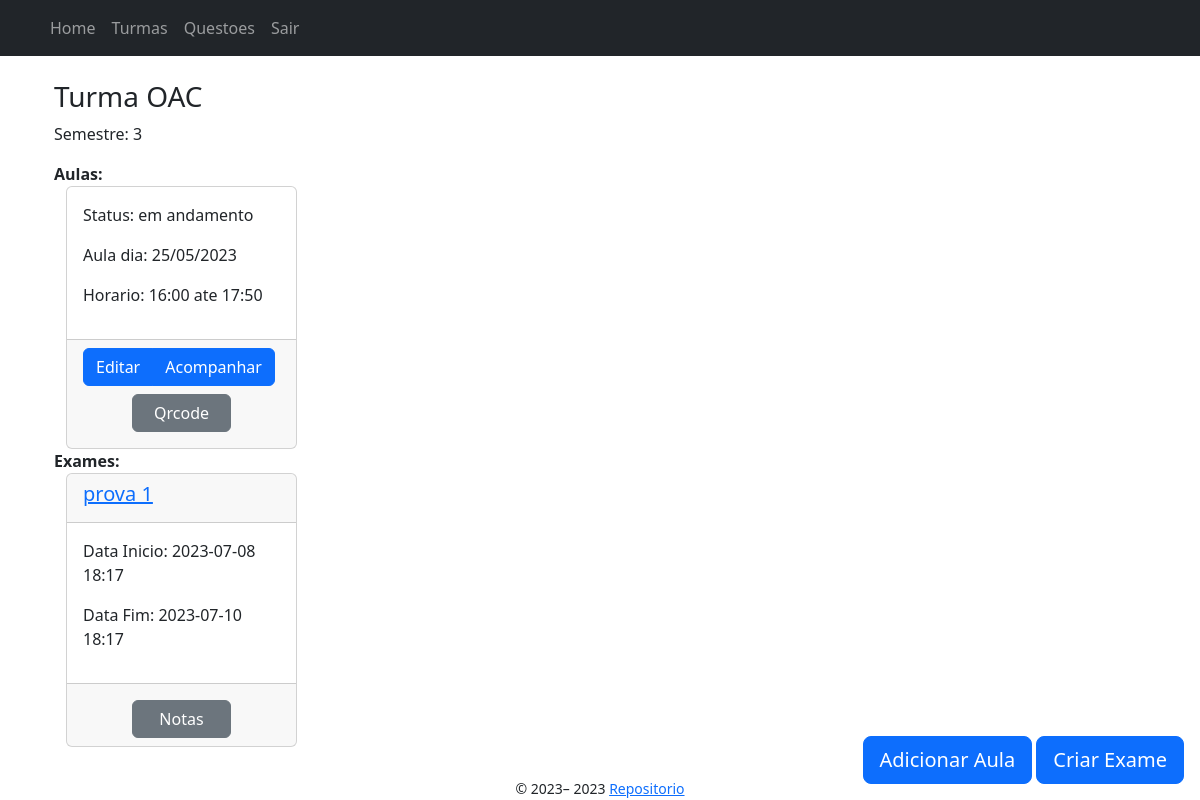
/turmas/1/show (signed in), run on an earlier commit of the app's database.
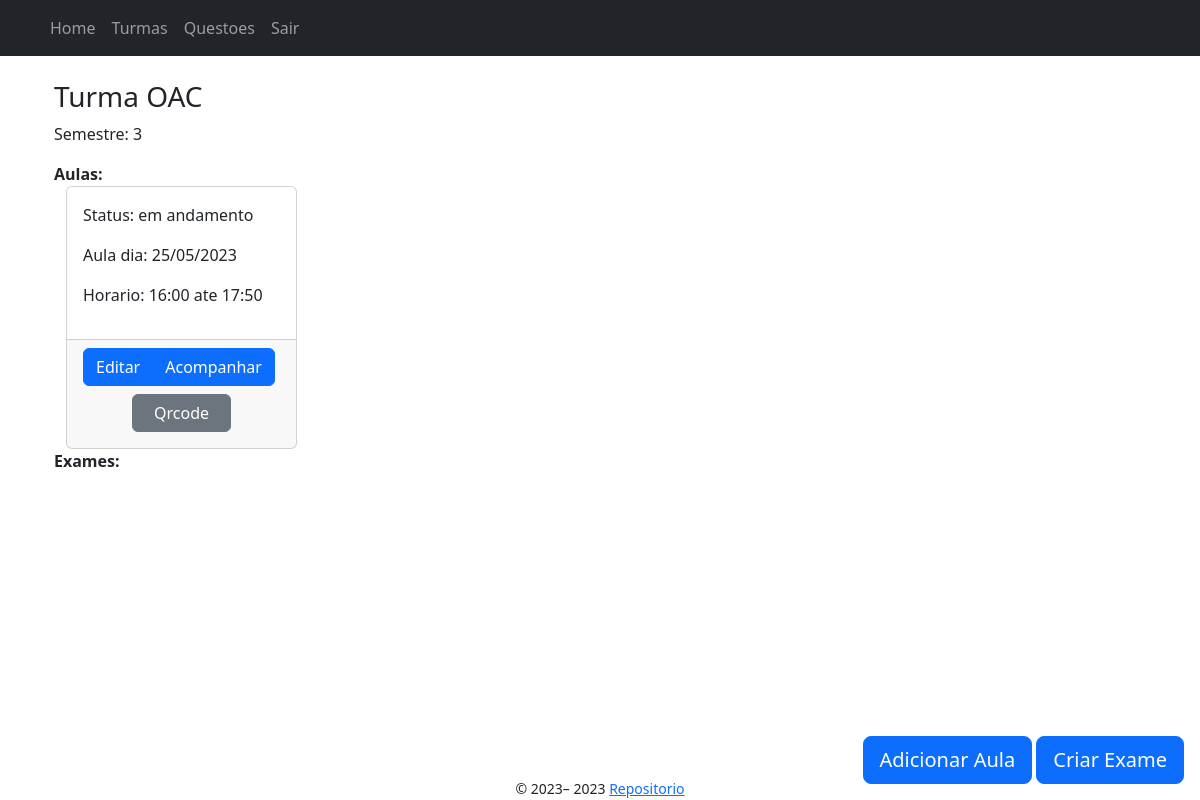
And on a later commit of the database.
### app/models/professor.py (models this page shows, shortened)
class Professor(Usuario):
    __tablename__ = "professor"
    id = db.Column(db.Integer, db.ForeignKey('usuario.id'), primary_key=True)
    turmas = db.relationship('Turma', backref='prof_turmas', lazy=True) #1 to N
    questoes = db.relationship('Questao', backref='prof_questoes', lazy=True) #1 to N
    exames = db.relationship('Exame', backref='prof_exames', lazy=True) #1 to N

### app/models/turma.py (models this page shows, shortened)
class Turma(db.Model):
    __tablename__ = "turma"
    id = db.Column(db.Integer, primary_key=True)
    nome = db.Column(db.String(100), nullable=False)
    horario_inicio = db.Column(db.Time, nullable=False)
    horario_fim = db.Column(db.Time, nullable=False)
    senha = db.Column(db.String(200), nullable=False)
    semestre = db.Column(db.Integer, nullable=False)
    professor_id = db.Column(db.Integer, db.ForeignKey(
        'professor.id'), nullable=False)
    aulas = db.relationship('Aula', backref=db.backref('turma_aulas', lazy=True)) #1 to N
    exames = db.relationship('Exame', backref='turma_exame', lazy=True) #1 to N

### app/models/aula.py (models this page shows, shortened)
class Aula(db.Model):
    __tablename__ = "aula"
    id = db.Column(db.Integer, primary_key=True)
    turma_id = db.Column(db.Integer, db.ForeignKey('turma.id'), nullable=False)
    data_aula = db.Column(db.Date, nullable=False)
    status = db.Column(
        Enum("agendado", "finalizado", "em andamento", "cancelado", name="StatusAula"), nullable=False)
    token = db.Column(db.String(100), nullable=False)
    presencas = db.relationship(
        'Presenca', backref='aula_presenca', lazy=True)  # 1 to N

### app/models/exame.py (models this page shows)
class Exame(db.Model):
    __tablename__ = "exame"
    id = db.Column(db.Integer, primary_key=True)
    data_inicio = db.Column(db.DateTime, nullable=True)
    data_fim = db.Column(db.DateTime, nullable=True)
    nome = db.Column(db.String(255))
    nota_exame = db.Column(db.Float)
    professor_id = db.Column(db.Integer, db.ForeignKey('professor.id'), nullable=False)
    turma_id = db.Column(db.Integer, db.ForeignKey('turma.id'), nullable=False)
    notas = db.relationship('NotasExames', backref='exame_notas') #1 to N
    respostas = db.relationship('RespostaQuestaoExame', backref='exame_respostas') #1 to N
    questoes = db.relationship("QuestaoExame", back_populates="exame") # N to N

### app/controllers/turmas_controller.py (the view)
@bp.route("/<int:turma_id>/show", methods=["GET"])
def show(turma_id):
    turma = db.get_or_404(Turma, turma_id)
    aulas = Aula.query.filter_by(turma_id=turma_id).all()
    exames = Exame.query.filter_by(turma_id=turma_id).all()
    if turma not in current_user.turmas:
        return redirect(url_for("turmas.matricular", turma_id=turma_id))
    return render_template("turmas/show.jinja2", turma=turma, aulas=aulas, exames=exames, user=current_user)

### app/templates/turmas/show.jinja2 (shortened to what this page needs)
{% extends "./base.jinja2" %}
{% from 'bootstrap5/utils.html' import render_icon %}
{% block content %}
<div class="container">
    <h3>Turma {{ turma.nome }}</h3>
    <p>Semestre: {{ turma.semestre }}</p>
    <b>Aulas:</b>
    <div class="row row-col-1 row-cols-md-2 row-cols-lg-4">
        {% for aula in aulas %}
            <div>
                {% include 'aulas/show.jinja2' %}
            </div>
        {% endfor %}
    </div>
    <b>Exames:</b>
    <div class="row row-col-1 row-cols-md-2 row-cols-lg-4">
        {% for exame in exames %}
            <div>
                {% include 'exames/card.jinja2' %}
            </div>
        {% endfor %}
    </div>
    {% if user.tipo_usuario == "professor" %}
            <div class="position-fixed bottom-0 end-0 p-3">
                <a href="{{ url_for('turmas.aulas.new', turma_id=turma.id) }}" class="btn btn-floating btn-lg btn-primary">
                    {{render_icon('plus') }} <span class="d-none d-xl-inline">Adicionar Aula</span>
                </a>
                <a href="{{ url_for('turmas.exames.new', turma_id=turma.id) }}" class="btn btn-floating btn-lg btn-primary">
                    {{render_icon('plus') }} <span class="d-none d-xl-inline">Criar Exame</span>
                </a>
            </div>
    {% endif %}
</div>
{% endblock %}

### app/templates/base.jinja2 (shortened to what this page needs)
{% from 'bootstrap5/utils.html' import render_messages %}
{% from 'bootstrap5/form.html' import render_form %}
{% from 'bootstrap5/nav.html' import render_nav_item, render_breadcrumb_item %}
<!doctype html>
<html lang="en">
<head>
    {% block head %}
    {% block styles %}
    {{ bootstrap.load_css() }}
    <link rel="stylesheet" type="text/css" href="{{ url_for('static', filename='style.css') }}">
    {% endblock %}
    {% endblock %}
</head>
<body>
    <head>
        {% if current_user.is_authenticated %}
            <nav class="navbar navbar-expand-lg navbar-dark bg-dark mb-4">
                <div class="container">
                    <div class="collapse navbar-collapse" id="navbarSupportedContent">
                        <ul class="navbar-nav mr-auto">
                            {{ render_nav_item("index.index", "Home") }}
                            {{ render_nav_item("turmas.index", "Turmas") }}
                            {% if current_user.tipo_usuario == "professor" %}
                                {{ render_nav_item("questoes.index", "Questoes", user_id=current_user.id) }}
                            {% endif %}
                            {{ render_nav_item("auth.logout", "Sair") }}
                        </ul>
                    </div>
                </div>
            </nav>
        {% endif %}
    </head>
    <main class="container">
        {% block content %}{% endblock %}
    </main>
    <footer class="text-center">
        {% block footer %}
        <small> &copy; 2023–
            <script>document.write(new Date().getFullYear())</script> <a
                href="https://github.com/zeroCass/chamada-saas" target="_blank">Repositorio</a>
        </small>
        {% endblock %}
    </footer>
</body>
</html>

### app/templates/aulas/show.jinja2
{% block content %}
<div class="container">
    <div class="card">
        <div class="card-body">
            <p>Status: {{ aula.status }}</p>
            <p>Aula dia: {{ aula.data_aula.strftime('%d/%m/%Y') }}</p>
            <p>Horario: {{ turma.horario_inicio.strftime('%H:%M') }} ate {{ turma.horario_fim.strftime('%H:%M') }}</p>
        </div>
        <div class="card-footer">
                {% if user.tipo_usuario == "estudante" and aula.status == "em andamento" %}
                    <div class="d-grid gap-2 col-6 mx-auto">
                        <form method="GET" action="{{ url_for('turmas.aulas.presenca.registrar_presenca', turma_id=turma.id, aula_id=aula.id) }}">
                            <button class="btn btn-primary" type="submit">Assinar Chamada</button>
                        </form>
                    </div>
                {% elif user.tipo_usuario == "professor" %}
                    <div class="mb-2">
                        <div class="btn-group">
                            <a class="btn btn-primary" href="{{ url_for('turmas.aulas.edit', turma_id=turma.id, aula_id=aula.id) }}">Editar</a>
                            <a class="btn btn-primary" href="{{ url_for('turmas.aulas.presenca.listar_presencas', turma_id=turma.id, aula_id=aula.id) }}">Acompanhar</a>
                        </div>
                        {% if aula.status == "em andamento" %}
                            <div class="d-grid gap-2 col-6 mx-auto">
                                <a class="btn btn-secondary mt-2"
                                href="{{ url_for('turmas.aulas.presenca.qrcode_page', turma_id=aula.turma_id, aula_id=aula.id) }}">
                                    Qrcode
                                </a>
                            </div>
                        {% endif %}
                    </div>
                {% endif %}
        </div>
    </div>
</div>
{% endblock %}

### app/templates/exames/card.jinja2
{% block content %}
<div class="container">
    <div class="card">
        <div class="card-header">
            <a href="{{ url_for('turmas.exames.show', turma_id=turma.id, exame_id=exame.id) }}">
                <h5 class="card-title">{{ exame.nome }}</h5>
            </a>
        </div>
        <div class="card-body">
            <p>Data Inicio: {{ exame.data_inicio.strftime("%Y-%m-%d %H:%M") }}</p>
            <p>Data Fim: {{ exame.data_fim.strftime("%Y-%m-%d %H:%M") }}</p>
        </div>
        <div class="card-footer text-muted">
            {% if user.tipo_usuario == "professor" %}
                <div class="d-grid gap-2 col-6 mx-auto">
                    <a class="btn btn-secondary mt-2"
                        href="{{ url_for('turmas.exames.notas', turma_id=turma.id, exame_id=exame.id) }}">
                        Notas
                    </a>
                </div>
            {% else %}
                <p>Nota Exame: {{exame.nota_exame}}</p>
            {% endif %}
        </div>
    </div>
</div>
{% endblock %}

### app/static/style.css (style rules this page uses)
* { box-sizing: border-box; margin: 0; padding: 0; }
body { display: grid; min-height: 100vh; min-width: 100vw; grid-template-columns: 1fr; grid-template-rows: auto 1fr auto; grid-template-areas: "header" "main" "footer"; }
main { grid-area: main; }
footer { grid-area: footer; }

What changed in the data, as far as the page shows it:
removed Exame: nome "prova 1", data_inicio "2023-07-08 18:17", data_fim "2023-07-10 18:17"
